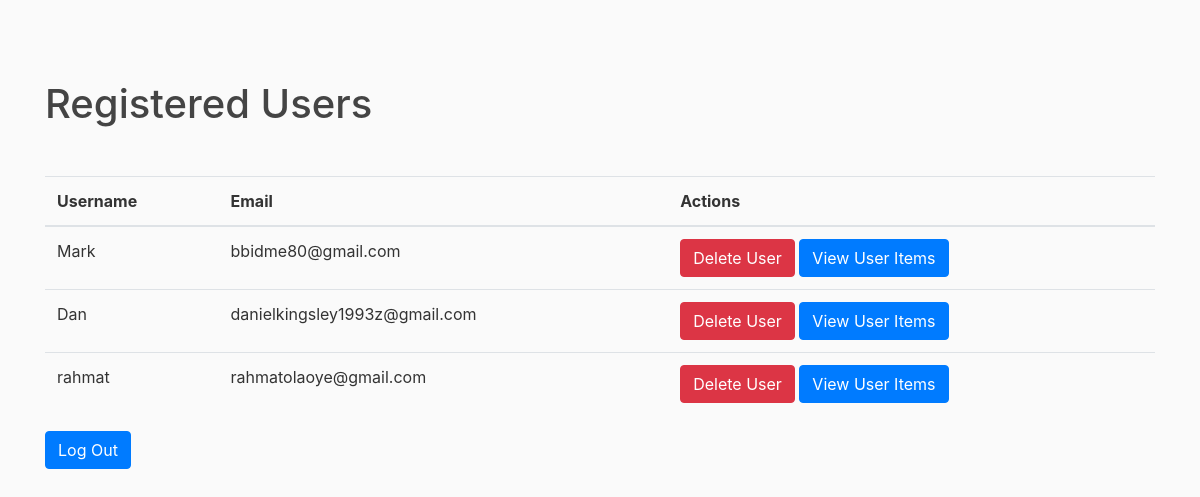
Before: /admin_users (signed in) with the older database file.
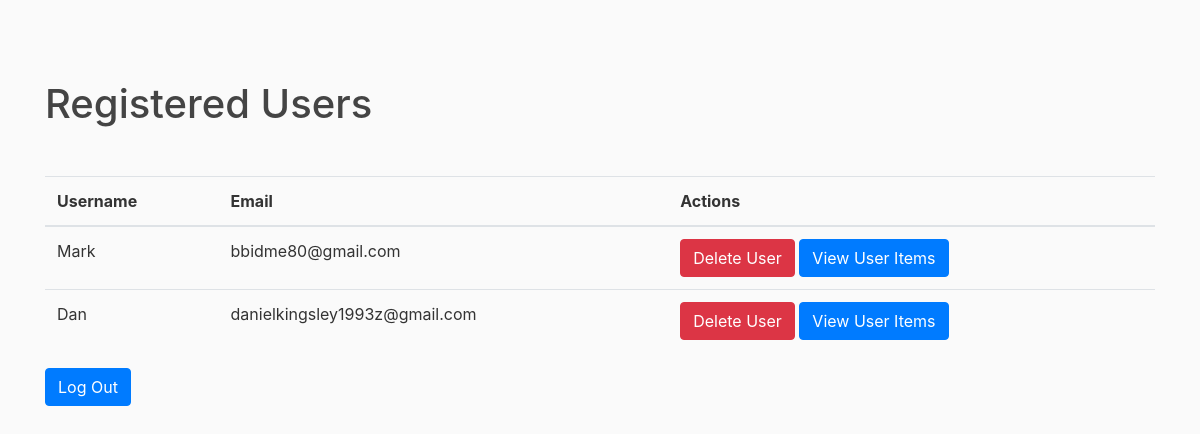
After: the same page with the newer database file.
### Shop/models.py (models this page shows, shortened)
class User(db.Model, UserMixin):
    id = db.Column(db.Integer, primary_key=True)
    username = db.Column(db.String(20), unique=True, nullable=False)
    email = db.Column(db.String(20), unique=True, nullable=False)
    password = db.Column(db.String(60), nullable=False)
    items = db.relationship('Data', backref='owner', lazy='dynamic', cascade='all, delete-orphan')
    is_admin = db.Column(db.Boolean, default=False)
    is_verified = db.Column(db.Boolean, default=False)

### Shop/routes.py (the view)
@app.route('/admin_users', methods=['GET', 'POST'])
@login_required
def admin_users():
    if not current_user.is_admin:
        flash('You are not authorized to view this page!', 'danger')
        return redirect(url_for('Index'))
    else:
        users = User.query.all()
    return render_template('admin_users.html', users=users)

### Shop/models.py (called while the page is built)
@login_manager.user_loader
def load_user(user_id):
    return User.query.get(int(user_id))

### Shop/templates/admin_users.html
{% extends "base.html" %}
{% block body %}
<h1 class="mt-5">Registered Users</h1>
<table class="table mt-5" >
    <thead>
        <h2>
        <tr>
            <th>Username</th>
            <th>Email</th>
            <th>Actions</th>
        </tr>
    </h2>
    </thead>
    <tbody>
        {% for user in users %}
        {% if not user.is_admin %}
            <tr>
                <td>{{ user.username }}</td>
                <td>{{ user.email }}</td>
                <td class="ml-10">
                    {% if current_user.is_admin %}
                    <form action="{{ url_for('admin_delete_user', user_id=user.id) }}" method="post" class="d-inline">
                        <input type="submit" value="Delete User" class="btn btn-danger">
                    </form>
                    <a href="{{ url_for('view_user_items', user_id=user.id) }}" class="btn btn-primary">View User Items</a>
                    {% endif %}
                </td>
            </tr>
        {% endif %}
        {% endfor %}
    </tbody>
</table>
{% if current_user.is_admin %}
    <a href="{{ url_for('logout') }}" class="btn btn-primary">Log Out</a>
{% endif %}
{% endblock %}

### Shop/templates/base.html (shortened to what this page needs)
<!DOCTYPE html>
<html lang="en">
<head>
    <link rel="stylesheet" href="https://maxcdn.bootstrapcdn.com/bootstrap/4.0.0/css/bootstrap.min.css">
    <link rel="stylesheet" type="text/css" href="{{ url_for('static', filename='style.css') }}">
</head>
<body>
<div class="container">
    {% block body %} {% endblock body %}
</div>
</body>
</html>

### Shop/static/style.css (style rules this page uses)
body { background: #fafafa; color: #333333; margin-top: 5rem; }
h1, h2, h3, h4, h5, h6 { color: #444444; }

Changed rows visible on the page:
removed User: username "rahmat", email "rahmatolaoye@gmail.com"
